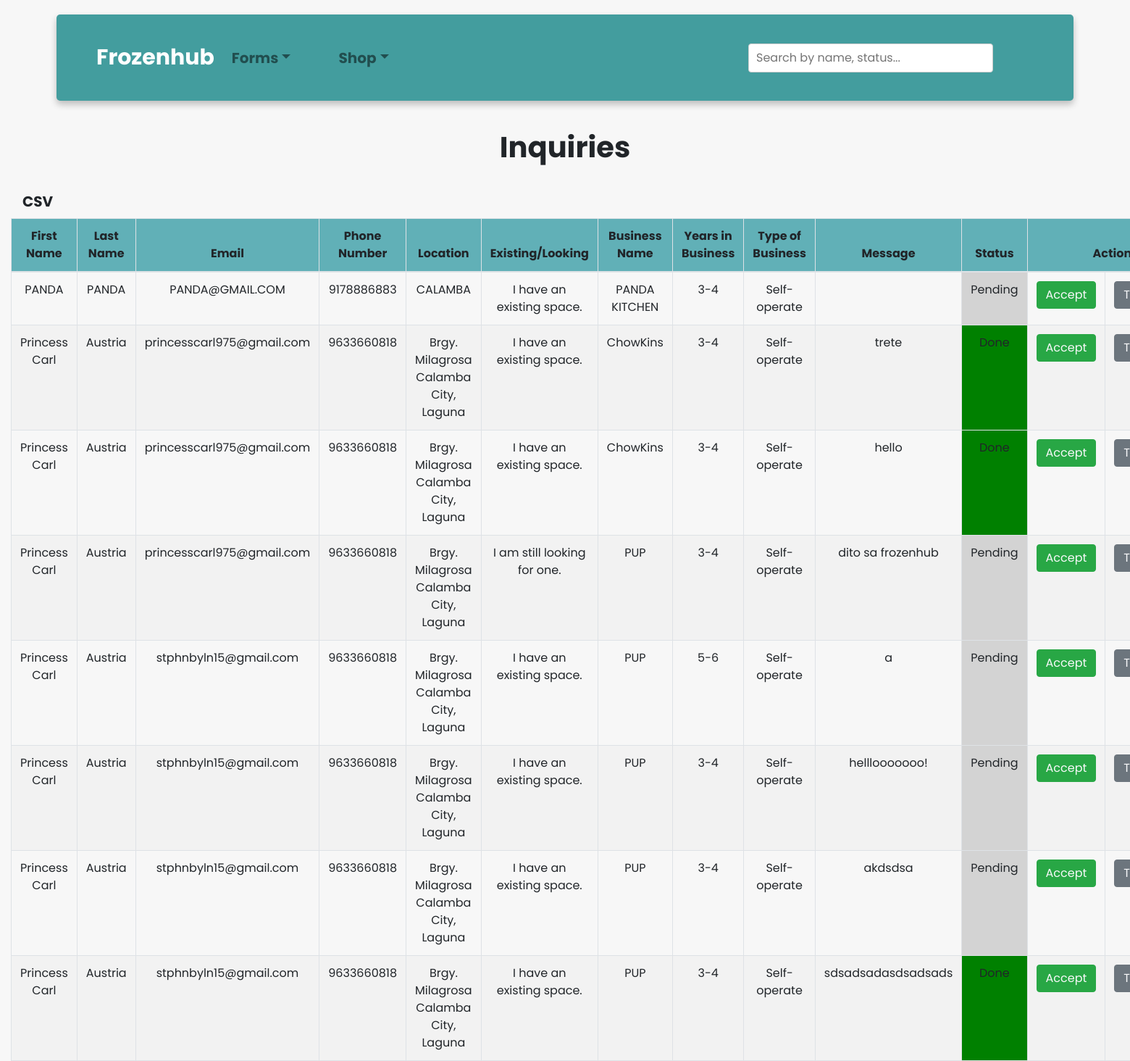
The app's page /admin/index.php?inquiries (signed in) with its own data.
### tables this page shows
CREATE TABLE `application_table` (
  `application_id` int(11) NOT NULL,
  `firstName` varchar(255) DEFAULT NULL,
  `lastName` varchar(255) DEFAULT NULL,
  `email` varchar(255) DEFAULT NULL,
  `contact_number` bigint(255) DEFAULT NULL,
  `temporary_location` varchar(255) NOT NULL,
  `isLookingForSpace` varchar(255) NOT NULL,
  `business_name` varchar(255) NOT NULL,
  `years` varchar(255) NOT NULL,
  `typeOfBusiness` varchar(255) NOT NULL,
  `inputMessage` longtext NOT NULL,
  `status` varchar(250) NOT NULL
);

### admin/inquires.php (the view)
<div class="container-fluid">
  <h1 class="text-center" style="padding: 20px; font-weight:bold">Inquiries</h1>
  <a class="nav-link" href="./csv/download_inquiries.php" style="font-size: 20px; font-weight:bold;">
  <i class="fa-solid fa-file-arrow-down" aria-hidden="true"></i> CSV</a>
        <table id="table" class="table table-bordered text-center" style="width:100%; margin:auto; border-collapse:collapse;">
        <thead style="background-color: #61b0b7;">
        <tr>
            <th>First Name</th>
            <th>Last Name</th>
            <th>Email</th>
            <th>Phone Number</th>
            <th>Location</th>
            <th>Existing/Looking</th>
            <th>Business Name</th>
            <th>Years in Business</th>
            <th>Type of Business</th>
            <th>Message</th>
            <th>Status</th>
		        <th colspan="2">Actions</th>
        </tr>
</thead>
<tbody>
<?php
$sql = "SELECT * FROM application_table ORDER BY `application_table`.`application_id` DESC";
$result = $conn->query($sql);
    while ($row = mysqli_fetch_assoc($result)){
    $application_id = $row["application_id"];
    $status = $row["status"];
    echo '<tr>
		<td data-label="First name">'. $row["firstName"] . '</td>
		<td data-label="Last name">' . $row["lastName"] . '</td>
		<td data-label="Email">' . $row["email"] . '</td>
		<td data-label="Phone Number">' . $row["contact_number"] . '</td>
		<td data-label="Location">' . $row["temporary_location"] . '</td>
		<td data-label="Existing/Looking">' . $row["isLookingForSpace"] . '</td>
		<td data-label="Business Name">' . $row["business_name"] .'</td>
		<td data-label="Year/s in Business">' . $row["years"] . '</td>
		<td data-label="Type of Business">'. $row["typeOfBusiness"] .'</td>
    <td data-label="Message">'. $row["inputMessage"] .'</td>';
    if ($status == "Pending"){
      echo '
      <td style="background:lightgray;" data-label="Status">'.$status.'</td>
      ';
    }
    if ($status == "Done"){
      echo '
      <td style="background:green;" data-label="Status">'.$status.'</td>
      ';
    }
    echo'
		<td data-label="Actions">
    <form method ="post">
    <button class="btn btn-success">
    <a href="./approval/inquiry_done.php?id='.$application_id.'" class="text-light">Accept</a></button>
   </td>
   <td>
    <button class="btn btn-secondary">
    <a href="./approval/inquiry_pending.php?id='.$application_id.'" class="text-light">To Process</a></button>
   </td>
    </form> ';}
?>
      </table>
  </div>

### style.css (style rules this page uses)
tr:nth-child(even) { background-color: #f2f2f2; }

### records on screen
application_table: firstName "PANDA", lastName "PANDA", email "PANDA@GMAIL.COM", contact_number "9178886883", temporary_location "CALAMBA", isLookingForSpace "I have an existing space.", business_name "PANDA KITCHEN", years "3-4", typeOfBusiness "Self-operate", status "Pending"
application_table: firstName "Princess Carl", lastName "Austria", email "princesscarl975@gmail.com", contact_number "9633660818", temporary_location "Brgy. Milagrosa Calamba City, Laguna", isLookingForSpace "I have an existing space.", business_name "ChowKins", years "3-4", typeOfBusiness "Self-operate", inputMessage "trete", status "Done"
application_table: firstName "Princess Carl", lastName "Austria", email "princesscarl975@gmail.com", contact_number "9633660818", temporary_location "Brgy. Milagrosa Calamba City, Laguna", isLookingForSpace "I have an existing space.", business_name "ChowKins", years "3-4", typeOfBusiness "Self-operate", inputMessage "hello", status "Done"
application_table: firstName "Princess Carl", lastName "Austria", email "princesscarl975@gmail.com", contact_number "9633660818", temporary_location "Brgy. Milagrosa Calamba City, Laguna", isLookingForSpace "I am still looking for one.", business_name "PUP", years "3-4", typeOfBusiness "Self-operate", inputMessage "dito sa frozenhub", status "Pending"
application_table: firstName "Princess Carl", lastName "Austria", email "stphnbyln15@gmail.com", contact_number "9633660818", temporary_location "Brgy. Milagrosa Calamba City, Laguna", isLookingForSpace "I have an existing space.", business_name "PUP", years "5-6", typeOfBusiness "Self-operate", inputMessage "a", status "Pending"
application_table: firstName "Princess Carl", lastName "Austria", email "stphnbyln15@gmail.com", contact_number "9633660818", temporary_location "Brgy. Milagrosa Calamba City, Laguna", isLookingForSpace "I have an existing space.", business_name "PUP", years "3-4", typeOfBusiness "Self-operate", inputMessage "helllooooooo!", status "Pending"
application_table: firstName "Princess Carl", lastName "Austria", email "stphnbyln15@gmail.com", contact_number "9633660818", temporary_location "Brgy. Milagrosa Calamba City, Laguna", isLookingForSpace "I have an existing space.", business_name "PUP", years "3-4", typeOfBusiness "Self-operate", inputMessage "akdsdsa", status "Pending"
application_table: firstName "Princess Carl", lastName "Austria", email "stphnbyln15@gmail.com", contact_number "9633660818", temporary_location "Brgy. Milagrosa Calamba City, Laguna", isLookingForSpace "I have an existing space.", business_name "PUP", years "3-4", typeOfBusiness "Self-operate", inputMessage "sdsadsadasdsadsads", status "Done"
